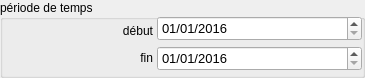
      <widget class="QGroupBox" name="groupBox_modifier_remise_periode_temps">
       <property name="geometry">
        <rect>
         <x>16</x>
         <y>201</y>
         <width>365</width>
         <height>78</height>
        </rect>
       </property>
       <property name="title">
        <string>période de temps</string>
       </property>
       <widget class="YerothDateTimeEdit" name="dateEdit_modifier_remise_date_fin">
        <property name="geometry">
         <rect>
          <x>157</x>
          <y>46</y>
          <width>205</width>
          <height>25</height>
         </rect>
        </property>
        <property name="font">
         <font>
          <pointsize>10</pointsize>
         </font>
        </property>
        <property name="displayFormat">
         <string>dd/MM/yyyy</string>
        </property>
        <property name="date">
         <date>
          <year>2016</year>
          <month>1</month>
          <day>1</day>
         </date>
        </property>
       </widget>
       <widget class="YerothDateTimeEdit" name="dateEdit_modifier_remise_date_debut">
        <property name="geometry">
         <rect>
          <x>157</x>
          <y>16</y>
          <width>205</width>
          <height>25</height>
         </rect>
        </property>
        <property name="font">
         <font>
          <pointsize>10</pointsize>
         </font>
        </property>
        <property name="displayFormat">
         <string>dd/MM/yyyy</string>
        </property>
        <property name="date">
         <date>
          <year>2016</year>
          <month>1</month>
          <day>1</day>
         </date>
        </property>
       </widget>
       <widget class="QLabel" name="label_modifier_remise_date_debut">
        <property name="geometry">
         <rect>
          <x>16</x>
          <y>20</y>
          <width>137</width>
          <height>21</height>
         </rect>
        </property>
        <property name="text">
         <string>début</string>
        </property>
        <property name="alignment">
         <set>Qt::AlignRight|Qt::AlignTrailing|Qt::AlignVCenter</set>
        </property>
       </widget>
       <widget class="QLabel" name="label_modifier_remise_date_fin">
        <property name="geometry">
         <rect>
          <x>16</x>
          <y>47</y>
          <width>137</width>
          <height>21</height>
         </rect>
        </property>
        <property name="text">
         <string>fin</string>
        </property>
        <property name="alignment">
         <set>Qt::AlignRight|Qt::AlignTrailing|Qt::AlignVCenter</set>
        </property>
       </widget>
      </widget>
